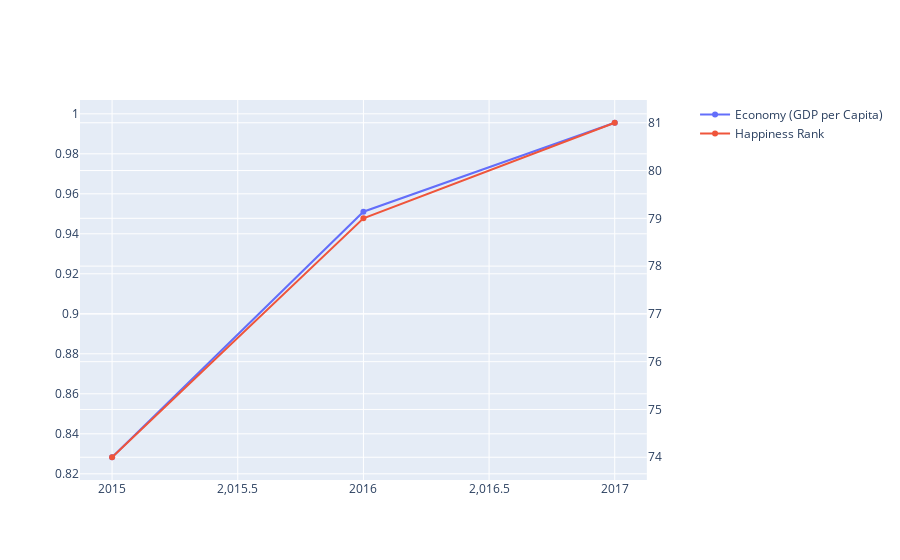

Notebook code cell kept with this figure:
### Markdown cell above
Menggunakan Matplotlib

### Code cell
import plotly.graph_objects as go
from plotly.subplots import make_subplots

# Create figure with secondary y-axis
fig = make_subplots(specs=[[{"secondary_y": True}]])

fig.add_trace(go.Scatter(name='Economy (GDP per Capita)', x=Year, y=indohepp['Economy (GDP per Capita)']),secondary_y=False)

fig.add_trace(go.Scatter(name='Happiness Rank', x=Year, y=indohepp['Happiness Rank'],yaxis="y2"),secondary_y=True)


fig.show()

### Figure 1 — Plotly figure (JSON) as saved in the notebook; plotly's stock layout.template omitted (floating-point values rounded to 4 significant figures)
{"data": [{"name": "Economy (GDP per Capita)", "type": "scatter", "x": ["2015", "2016", "2017"], "xaxis": "x", "y": [0.8283, 0.951, 0.9955], "yaxis": "y"}, {"name": "Happiness Rank", "type": "scatter", "x": ["2015", "2016", "2017"], "xaxis": "x", "y": [74, 79, 81], "yaxis": "y2"}], "layout": {"xaxis": {"anchor": "y", "domain": [0, 0.94]}, "yaxis": {"anchor": "x", "domain": [0, 1]}, "yaxis2": {"anchor": "x", "overlaying": "y", "side": "right"}}}
